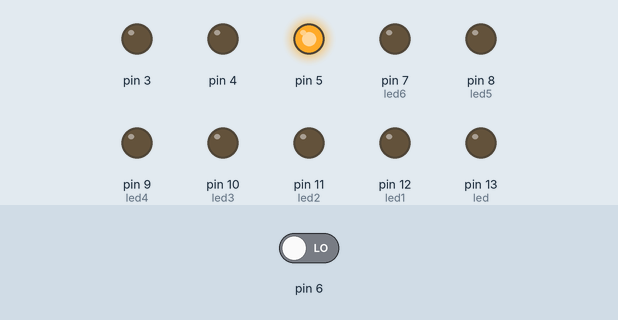
This sketch was run on a simulated Arduino Uno, built with avr-gcc and run on an emulated ATmega328P. Parts: output pins drawn as LEDs (lit = HIGH). Dashed ring = blinking. The inputs (shaded band) are chosen by the test bench; at power-on: pin 6 LOW.

Above: at 1.2 s.
1.3 s: pin 6 driven HIGH
At 1.42 s:
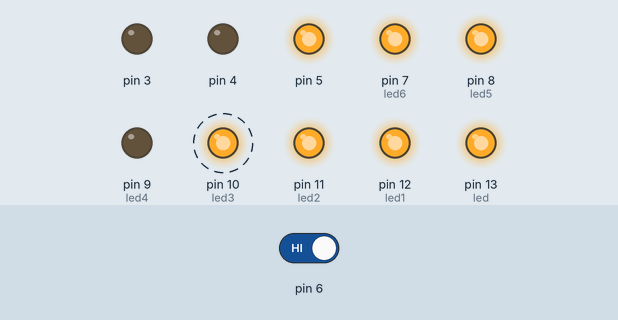
At 2.17 s:
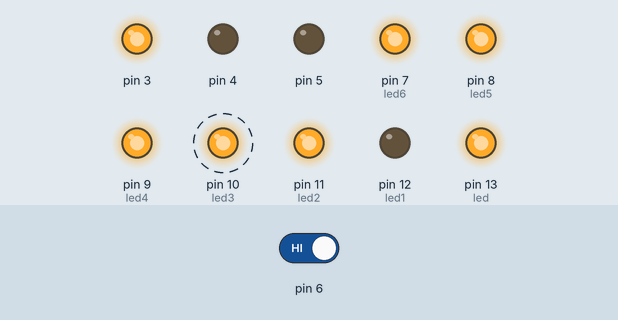
4.3 s: pin 6 driven LOW
At 6.9 s:
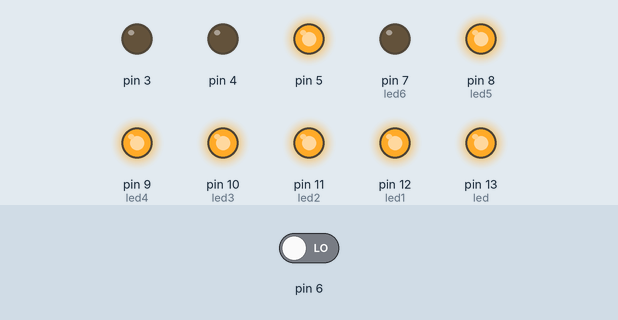
Timing chart, 0 to 8.4 s (numbered marks = the images above; inputs shaded):
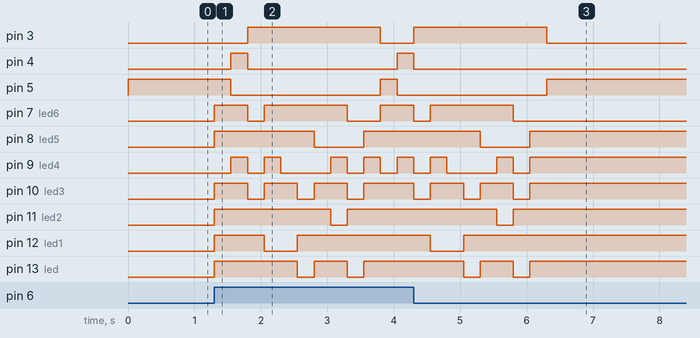

Measured:
- after the input at 1.3 s, pin 3: LOW → HIGH after 0.50 s, → LOW 2.0 s later; pin 4: LOW → HIGH after 0.25 s, → LOW 0.25 s later, → HIGH 2.3 s later
- after the input at 4.3 s, pin 3: goes on until 6.3 s, then stays LOW; pin 4: goes on until 4.3 s, then stays LOW; pin 5: goes on until 6.3 s, then stays HIGH; pin 7 (led6): goes on until 5.8 s, then stays LOW; pin 8 (led5), pin 9 (led4), pin 10 (led3), pin 13 (led): goes on until 6.1 s, then stays HIGH

The sketch:

sketch_feb02a.ino
```cpp
int led=13;
int led1=12;
int led2=11;
int led3=10;
int led4=9;
int led5=8;
int led6=7;
int estado;
int estadoanterior;
int salida=0;
int i;
void setup() {

  pinMode(led, OUTPUT);
  pinMode(led1, OUTPUT);
  pinMode(led2, OUTPUT);
  pinMode(led3, OUTPUT);
  pinMode(led4, OUTPUT);
  pinMode(led5, OUTPUT);
  pinMode(led6, OUTPUT);
  pinMode(6,INPUT);
  pinMode(5,OUTPUT);
  pinMode(4,OUTPUT);
  pinMode(3,OUTPUT);
}

void loop(){

  digitalWrite(6,LOW);
 if(digitalRead(6)==HIGH)
  {

  digitalWrite(5,HIGH);
  digitalWrite(4,LOW);
  digitalWrite(3,LOW);
digitalWrite(led,HIGH); //primero
  digitalWrite(led1,HIGH);//1RO DERF4CHA
  digitalWrite(led2,HIGH);
  digitalWrite(led3,HIGH);//el ultimo
  digitalWrite(led4,LOW);//ULTIMO IZQUIERDA
  digitalWrite(led5,HIGH);
  digitalWrite(led6,HIGH);
  delay(250);

    digitalWrite(5,LOW);
  digitalWrite(4,HIGH);
  digitalWrite(3,LOW);
digitalWrite(led,HIGH); //primero
  digitalWrite(led1,HIGH);//1RO DERF4CHA
  digitalWrite(led2,HIGH);
  digitalWrite(led3,HIGH);//el ultimo
  digitalWrite(led4,HIGH);//ULTIMO IZQUIERDA
  digitalWrite(led5,HIGH);
  digitalWrite(led6,HIGH);
  delay(250);


  digitalWrite(5,LOW);
  digitalWrite(4,LOW);
  digitalWrite(3,HIGH);
digitalWrite(led,HIGH); //primero
  digitalWrite(led1,HIGH);//1RO DERF4CHA
  digitalWrite(led2,HIGH);
  digitalWrite(led3,LOW);//el ultimo
  digitalWrite(led4,LOW);//ULTIMO IZQUIERDA
  digitalWrite(led5,HIGH);
  digitalWrite(led6,LOW);
  delay(250);


  //3
  digitalWrite(5,LOW);
  digitalWrite(4,LOW);
  digitalWrite(3,HIGH);
digitalWrite(led,HIGH); //primero
  digitalWrite(led1,LOW);//1RO DERF4CHA
  digitalWrite(led2,HIGH);//ULTIMO DERECHA
  digitalWrite(led3,HIGH);//el ultimo
  digitalWrite(led4,HIGH);
  digitalWrite(led5,HIGH);
  digitalWrite(led6,HIGH);
  delay(250);


  //4
    digitalWrite(5,LOW);
  digitalWrite(4,LOW);
  digitalWrite(3,HIGH);
digitalWrite(led,HIGH); //primero
  digitalWrite(led1,LOW);//1RO DERF4CHA
  digitalWrite(led2,HIGH);
  digitalWrite(led3,HIGH);//el ultimo
  digitalWrite(led4,LOW);
  digitalWrite(led5,HIGH);
  digitalWrite(led6,HIGH);//MEDIO
  delay(250);

    //5
    digitalWrite(5,LOW);
  digitalWrite(4,LOW);
  digitalWrite(3,HIGH);
  digitalWrite(led,LOW); //primero
  digitalWrite(led1,HIGH);//1RO DERF4CHA
  digitalWrite(led2,HIGH);
  digitalWrite(led3,LOW);//el ultimo
  digitalWrite(led4,LOW);//ULTIMO IZQUIERDA
  digitalWrite(led5,HIGH);
  digitalWrite(led6,HIGH);
  delay(250);
//6
    digitalWrite(5,LOW);
  digitalWrite(4,LOW);
  digitalWrite(3,HIGH);
  digitalWrite(led,HIGH); //primero
  digitalWrite(led1,HIGH);//1RO DERF4CHA
  digitalWrite(led2,HIGH);
  digitalWrite(led3,HIGH);//el ultimo
  digitalWrite(led4,LOW);//ULTIMO IZQUIERDA
  digitalWrite(led5,LOW);
  digitalWrite(led6,HIGH);
  delay(250);


  //7
  digitalWrite(5,LOW);
  digitalWrite(4,LOW);
  digitalWrite(3,HIGH);
  digitalWrite(led,HIGH); //primero
  digitalWrite(led1,HIGH);//1RO DERF4CHA
  digitalWrite(led2,LOW);
  digitalWrite(led3,HIGH);//el ultimo
  digitalWrite(led4,HIGH);//ULTIMO IZQUIERDA
  digitalWrite(led5,LOW);
  digitalWrite(led6,HIGH);
  delay(250);

  //8
  digitalWrite(5,LOW);
  digitalWrite(4,LOW);
  digitalWrite(3,HIGH);
  digitalWrite(led,LOW); //primero
  digitalWrite(led1,HIGH);//1RO DERF4CHA
  digitalWrite(led2,HIGH);//ULTIMO DERECHA
  digitalWrite(led3,LOW);//el ultimo
  digitalWrite(led4,LOW);
  digitalWrite(led5,LOW);
  digitalWrite(led6,LOW);
  delay(250);

 //9

  digitalWrite(5,LOW);
  digitalWrite(4,LOW);
  digitalWrite(3,HIGH);
  digitalWrite(led,HIGH); //primero
  digitalWrite(led1,HIGH);//1RO DERF4CHA
  digitalWrite(led2,HIGH);
  digitalWrite(led3,HIGH);//el ultimo
  digitalWrite(led4,HIGH);
  digitalWrite(led5,HIGH);
  digitalWrite(led6,LOW);//MEDIO
  delay(250);
  }
   else{
 digitalWrite(5,HIGH);
  digitalWrite(4,LOW);
  digitalWrite(3,LOW);
 }

 }
```
